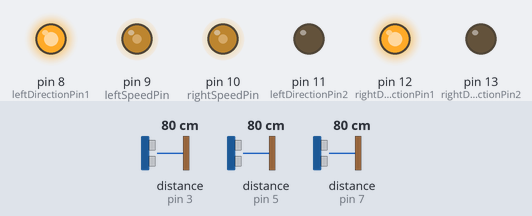
A sketch run on a simulated Arduino Uno, built with avr-gcc and run on an emulated ATmega328P. On the bench: output pins drawn as LEDs (lit = HIGH). Wiring (inferred from the names in the program): 3 × ultrasonic range finder: trigger pin 2, echo pin 3 / trigger pin 4, echo pin 5 / trigger pin 6, echo pin 7. The inputs (shaded band) are chosen by the test bench; at power-on: distance to the obstacle (sensors on pin 3, pin 5, pin 7) 80 cm. The echo pulse lasts 58.3 µs per cm; pins used as bus, display or sensor lines are not drawn.

Above: at 1.2 s.
1.3 s: distance to the obstacle (sensor on pin 3) set to 7 cm
2.8 s: distance to the obstacle (sensor on pin 3) set to 4 cm
At 3.1 s:
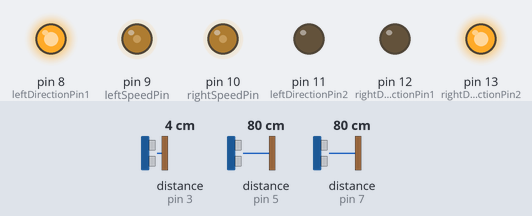
4.3 s: distance to the obstacle (sensor on pin 5) set to 6 cm
5.8 s: distance to the obstacle (sensor on pin 5) set to 3 cm
At 7.0 s:
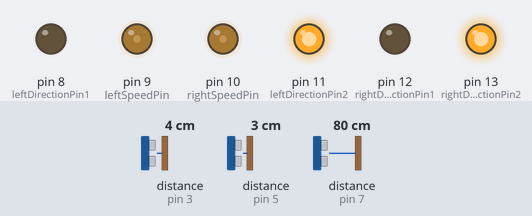
7.3 s: distance to the obstacle (sensor on pin 5) set to 9 cm
At 8.5 s:
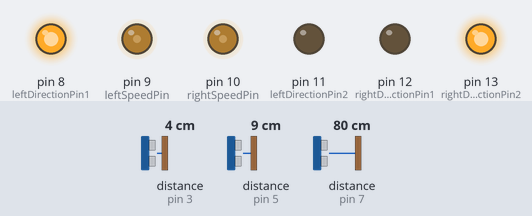
8.8 s: distance to the obstacle (sensor on pin 3) set to 19 cm
10.3 s: distance to the obstacle (sensor on pin 3) set to 24 cm
At 11.6 s:
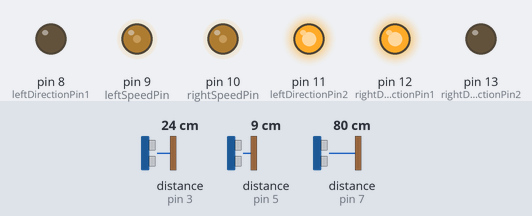
Timing chart, 0 to 12.8 s (numbered marks = the images above; inputs shaded):
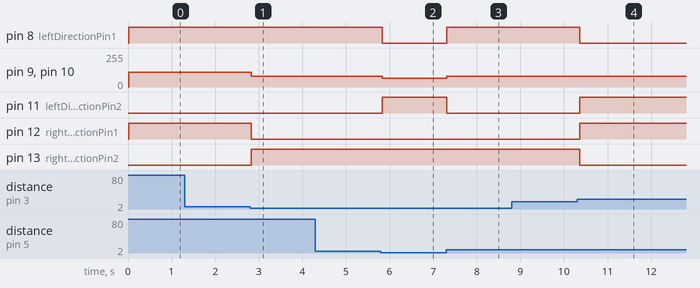

The sketch:

hsf16bot.ino
```cpp
#define leftTrigPin 2
#define leftEchoPin 3
#define middleTrigPin 4
#define middleEchoPin 5
#define rightTrigPin 6
#define rightEchoPin 7
#define leftSpeedPin 9
#define rightSpeedPin 10
#define leftDirectionPin1 8
#define leftDirectionPin2 11
#define rightDirectionPin1 12
#define rightDirectionPin2 13

#define turnSpeed 80
#define driveSpeed 65
#define sideWallDistance 5

long getDistance(int echo, int trig) {
  long duration, distance;
  digitalWrite(trig, LOW);
  delayMicroseconds(2);
  digitalWrite(trig, HIGH);
  delayMicroseconds(10);
  digitalWrite(trig, LOW);
  duration = pulseIn(echo, HIGH);
  distance = (duration/2) / 29.1;
  return distance;
}

void turnRight(int turnDelay){

  analogWrite(leftSpeedPin, 0);
  analogWrite(rightSpeedPin, 0);

  digitalWrite(leftDirectionPin1, HIGH);
  digitalWrite(leftDirectionPin2, LOW);
  digitalWrite(rightDirectionPin1, LOW);
  digitalWrite(rightDirectionPin2, HIGH);

  analogWrite(leftSpeedPin, turnSpeed);
  analogWrite(rightSpeedPin, turnSpeed);

  delay(turnDelay);

}

void turnLeft(int turnDelay){
  analogWrite(leftSpeedPin, 0);
  analogWrite(rightSpeedPin, 0);

  digitalWrite(leftDirectionPin1, LOW);
  digitalWrite(leftDirectionPin2, HIGH);
  digitalWrite(rightDirectionPin1, HIGH);
  digitalWrite(rightDirectionPin2, LOW);

  analogWrite(leftSpeedPin, turnSpeed);
  analogWrite(rightSpeedPin, turnSpeed);

  delay(turnDelay);

}

void drive(long frontDistance){

  digitalWrite(leftDirectionPin1, HIGH);
  digitalWrite(leftDirectionPin2, LOW);
  digitalWrite(rightDirectionPin1, HIGH);
  digitalWrite(rightDirectionPin2, LOW);

  if(frontDistance < 25){
    analogWrite(leftSpeedPin, 70);
    analogWrite(rightSpeedPin, 70);
  }else if(frontDistance < 35){
    analogWrite(leftSpeedPin, 80);
    analogWrite(rightSpeedPin, 80);
  }else if(frontDistance < 45){
    analogWrite(leftSpeedPin, 90);
    analogWrite(rightSpeedPin, 90);
  }else if(frontDistance < 60){
    analogWrite(leftSpeedPin, 100);
    analogWrite(rightSpeedPin, 100);
  }else{
    analogWrite(leftSpeedPin, 110);
    analogWrite(rightSpeedPin, 110);
  }

}

void reverse(){

  analogWrite(leftSpeedPin, 0);
  analogWrite(rightSpeedPin, 0);

  digitalWrite(leftDirectionPin1, LOW);
  digitalWrite(leftDirectionPin2, HIGH);
  digitalWrite(rightDirectionPin1, LOW);
  digitalWrite(rightDirectionPin2, HIGH);

  analogWrite(leftSpeedPin, driveSpeed);
  analogWrite(rightSpeedPin, driveSpeed);

  delay(20);
}


void setup() {
  Serial.begin (9600);
  pinMode(leftTrigPin, OUTPUT);
  pinMode(middleTrigPin, OUTPUT);
  pinMode(rightTrigPin, OUTPUT);
  pinMode(leftEchoPin, INPUT);
  pinMode(middleEchoPin, INPUT);
  pinMode(rightEchoPin, INPUT);

  pinMode(leftSpeedPin, OUTPUT);
  pinMode(rightSpeedPin, OUTPUT);
  pinMode(leftDirectionPin1, OUTPUT);
  pinMode(leftDirectionPin2, OUTPUT);
  pinMode(rightDirectionPin1, OUTPUT);
  pinMode(rightDirectionPin2, OUTPUT);
}

void loop() {
  long leftDistance = getDistance(leftEchoPin, leftTrigPin);
  delay(2);
  long middleDistance = getDistance(middleEchoPin, middleTrigPin);
  delay(2);
  long rightDistance = getDistance(rightEchoPin, rightTrigPin);
  delay(2);

  if(middleDistance < 4){
    reverse();
  }else if(middleDistance < 20){
    if(leftDistance > 21){
      turnLeft(50);
    }else if(rightDistance > 10){
      turnRight(50);
    }else{
      if(leftDistance > 10){
        turnLeft(50);
      }else{
        reverse();
      }
    }
  } else {
    if(leftDistance < sideWallDistance){
      turnRight(3);
    } else if(rightDistance < sideWallDistance){
      turnLeft(3);
    }else{
      drive(middleDistance);
    }
  }
}
```

Measured:
- the behaviour switches between 6 and 5 cm on distance to the obstacle (sensor on pin 3) (found by bisection; images 0 and 1)
- the behaviour switches between 5 and 4 cm on distance to the obstacle (sensor on pin 5) (found by bisection; images 1 and 2)
- the behaviour switches between 22 and 23 cm on distance to the obstacle (sensor on pin 3) (found by bisection; images 3 and 4)
- after the input at 1.3 s, every drawn part: stays the same
- after the input at 2.8 s, pin 9 (leftSpeedPin), pin 10 (rightSpeedPin): 110/255 → 80/255 at once; pin 12 (rightDirectionPin1): HIGH → LOW at once; pin 13 (rightDirectionPin2): LOW → HIGH at once
- after the input at 5.8 s, pin 8 (leftDirectionPin1): HIGH → LOW at once; pin 9 (leftSpeedPin), pin 10 (rightSpeedPin): 80/255 → 65/255 at once; pin 11 (leftDirectionPin2): LOW → HIGH at once
- after the input at 7.3 s, pin 8 (leftDirectionPin1): LOW → HIGH at once; pin 9 (leftSpeedPin), pin 10 (rightSpeedPin): 65/255 → 80/255 at once; pin 11 (leftDirectionPin2): HIGH → LOW at once
- after the input at 10.3 s, pin 8 (leftDirectionPin1), pin 13 (rightDirectionPin2): HIGH → LOW after 0.06 s; pin 11 (leftDirectionPin2), pin 12 (rightDirectionPin1): LOW → HIGH after 0.06 s
